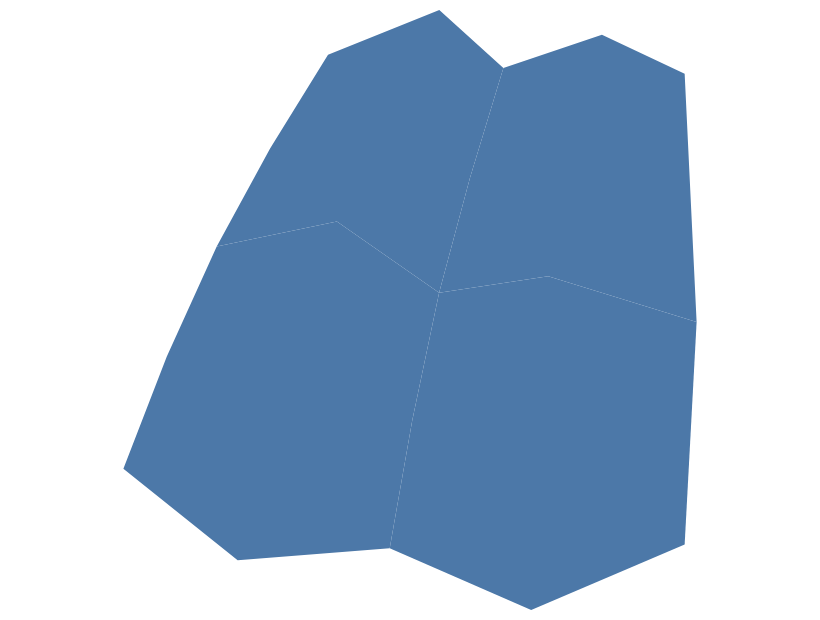

Write a Vega-Lite specification for this figure.
### Vega-Lite specification from a JSON file in a GitHub repository (floating-point values rounded to 4 significant figures)
{"$schema": "https://vega.github.io/schema/vega-lite/v6.json", "padding": 5, "autosize": "none", "width": 400, "height": 300, "params": [{"name": "lam", "value": -30}], "data": {"values": {"type": "FeatureCollection", "features": [{"type": "Feature", "properties": {"name": "west", "value": 3, "cat": "a"}, "geometry": {"type": "Polygon", "coordinates": [[[-11, 48], [-2, 52], [9, 50], [10, 36], [0, 33], [-10, 35], [-11, 48]]]}}, {"type": "Feature", "properties": {"name": "east", "value": 5, "cat": "b"}, "geometry": {"type": "Polygon", "coordinates": [[[9, 50], [18, 52], [31, 50], [30, 38], [20, 34], [10, 36], [9, 50]]]}}, {"type": "Feature", "properties": {"name": "north-west", "value": 2, "cat": "a"}, "geometry": {"type": "Polygon", "coordinates": [[[-12, 60], [-3, 65], [8, 63], [9, 50], [-2, 52], [-11, 48], [-12, 60]]]}}, {"type": "Feature", "properties": {"name": "north-east", "value": 8, "cat": "b"}, "geometry": {"type": "Polygon", "coordinates": [[[8, 63], [19, 66], [30, 64], [31, 50], [18, 52], [9, 50], [8, 63]]]}}]}, "format": {"property": "features"}}, "projection": {"type": "orthographic", "rotate": [{"signal": "lam"}, -40, 0]}, "mark": "geoshape"}
